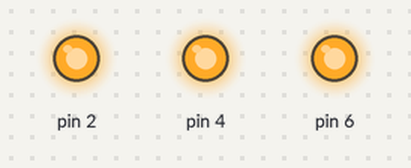
The sketch below on a simulated Arduino Uno, built with avr-gcc and run on an emulated ATmega328P. On the bench: output pins drawn as LEDs (lit = HIGH).

Above: at 0.5 s.
At 4.7 s:
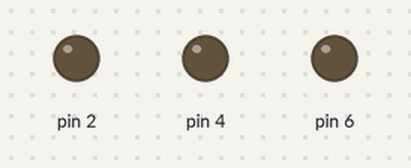
At 7.8 s:
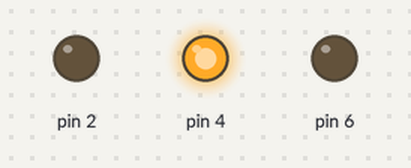
At 11.6 s:
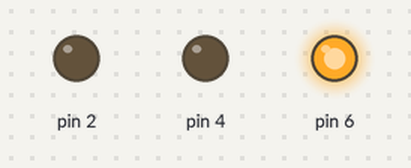
At 23.0 s:
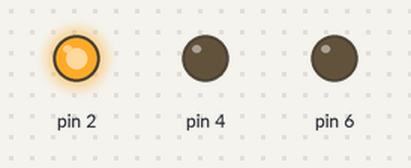
Timing chart, 0 to 25.0 s (numbered marks = the images above):
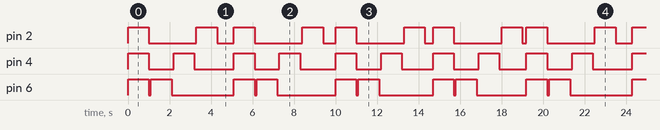

Measured:
- by itself, pin 4: repeats every 19.2 s: LOW 1.2 s, HIGH 1.0 s, LOW 1.9 s, HIGH 1.0 s, LOW 1.2 s, HIGH 1.0 s, LOW 1.7 s, HIGH 1.0 s, LOW 1.2 s, HIGH 1.0 s, LOW 1.5 s, HIGH 1.0 s, LOW 1.2 s, HIGH 1.0 s, LOW 1.3 s, HIGH 1.0 s
- by itself, pin 2: repeats every 19.2 s: LOW 2.3 s, HIGH 1.0 s, LOW 0.80 s, HIGH 1.0 s, LOW 2.3 s, HIGH 1.0 s, LOW 0.60 s, HIGH 1.0 s, LOW 2.3 s, HIGH 1.0 s, LOW 0.40 s, HIGH 1.0 s, LOW 2.3 s, HIGH 1.0 s, LOW 0.20 s, HIGH 1.0 s
- by itself, everything shown: repeats every 19.2 s, in 32 steps

The sketch:

Projet7.ino
```cpp
void setup()
{
 pinMode(2, OUTPUT);
 pinMode(4, OUTPUT);
 pinMode(6, OUTPUT);
}

void loop()
{
  for (int i = 800; i >= 200; i-= 200)
  {
    digitalWrite(2, HIGH);
    digitalWrite(4, HIGH);
    digitalWrite(6, HIGH);
    delay(1000);
    digitalWrite(2, LOW);
    digitalWrite(4, LOW);
    digitalWrite(6, LOW);
    delay(100);
    digitalWrite(6, HIGH);
    delay (1000);
    digitalWrite(6, LOW);
    delay(100);
    digitalWrite(4, HIGH);
    delay(1000);
    digitalWrite(4, LOW);
    delay(100);
    digitalWrite(2,HIGH);
    delay(1000);
    digitalWrite(2, LOW);
    delay(i);
  }
}
```
